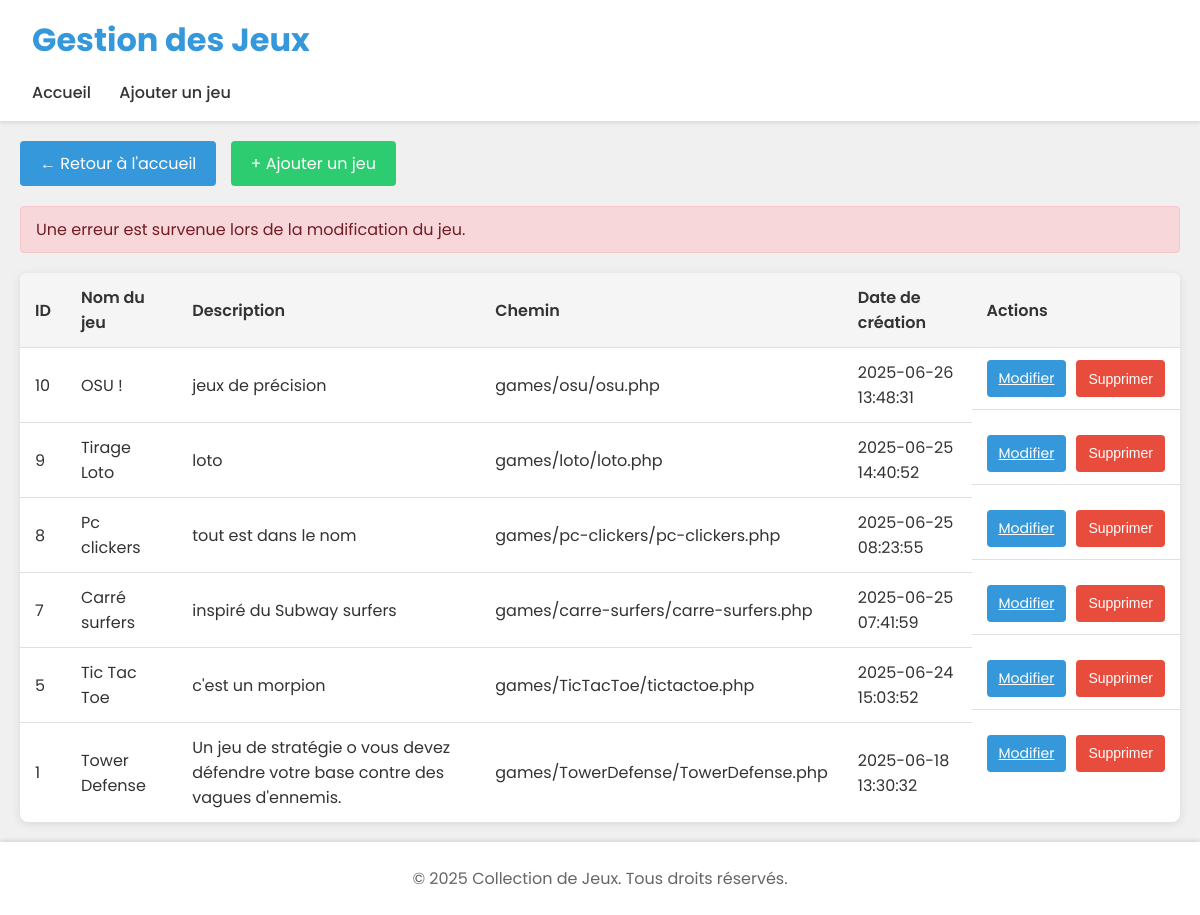
The page /gestion_jeux.php?error=edit on the database its author committed.
### tables this page shows
CREATE TABLE `games` (
  `id` int NOT NULL,
  `nom_du_jeux` varchar(100) NOT NULL,
  `description` text,
  `path` varchar(255) NOT NULL,
  `created_at` timestamp NULL DEFAULT CURRENT_TIMESTAMP
);

### src/gestion_jeux.php (the view, shortened to what this page needs)
<?php
require_once 'config.php';
$stmt = $pdo->query("SELECT * FROM games ORDER BY created_at DESC");
$games = $stmt->fetchAll(PDO::FETCH_ASSOC);
$message = '';
$message_type = '';
if (isset($_GET['error'])) {
    $message_type = 'error';
    if ($_GET['error'] === 'edit') {
        $message = 'Une erreur est survenue lors de la modification du jeu.';
    } elseif ($_GET['error'] === 'delete') {
        $message = 'Une erreur est survenue lors de la suppression du jeu.';
    }
}
?>
<!DOCTYPE html>
<html lang="fr">
<head>
    <link rel="stylesheet" href="css/style.css">
</head>
<body>
    <header class="header">
        <h1>Gestion des Jeux</h1>
        <nav class="nav">
            <a href="index.php">Accueil</a>
            <a href="formulaire/formulaire_game.html">Ajouter un jeu</a>
        </nav>
    </header>
    <main class="admin-container">
        <a href="index.php" class="home-button">← Retour à l'accueil</a>
        <a href="formulaire/formulaire_game.html" class="add-button">+ Ajouter un jeu</a>
        <?php if (!empty($message)): ?>
            <div class="message <?php echo $message_type; ?>">
                <?php echo $message; ?>
            </div>
        <?php endif; ?>
        <table class="admin-table">
            <thead>
                <tr>
                    <th>ID</th>
                    <th>Nom du jeu</th>
                    <th>Description</th>
                    <th>Chemin</th>
                    <th>Date de création</th>
                    <th>Actions</th>
                </tr>
            </thead>
            <tbody>
                <?php if (empty($games)): ?>
                    <tr>
                        <td colspan="6" style="text-align: center;">Aucun jeu trouvé</td>
                    </tr>
                <?php else: ?>
                    <?php foreach ($games as $game): ?>
                        <tr>
                            <td><?php echo htmlspecialchars($game['id']); ?></td>
                            <td><?php echo htmlspecialchars($game['nom_du_jeux']); ?></td>
                            <td><?php echo htmlspecialchars($game['description']); ?></td>
                            <td><?php echo htmlspecialchars($game['path']); ?></td>
                            <td><?php echo htmlspecialchars($game['created_at']); ?></td>
                            <td class="action-buttons">
                                <a href="edit_game.php?id=<?php echo $game['id']; ?>" class="edit-button">Modifier</a>
                                <button class="delete-button" onclick="confirmDelete(<?php echo $game['id']; ?>, '<?php echo addslashes(htmlspecialchars($game['nom_du_jeux'])); ?>')">Supprimer</button>
                            </td>
                        </tr>
                    <?php endforeach; ?>
                <?php endif; ?>
            </tbody>
        </table>
    </main>
    <footer class="footer">
        <p>© <?php echo date('Y'); ?> Collection de Jeux. Tous droits réservés.</p>
    </footer>
</body>
</html>

### src/css/style.css (style rules this page uses)
:root { --primary-color: #3498db; --primary-dark: #2980b9; --secondary-color: #2ecc71; --secondary-dark: #27ae60; --background-color: #f0f0f0; --card-background: white; --text-color: #333; --card-title-color: #2c3e50; }
body { font-family: 'Poppins', Arial, sans-serif; margin: 0; padding: 0; background-color: var(--background-color); color: var(--text-color); min-height: 100vh; display: flex; flex-direction: column; }
.header { background-color: var(--card-background); box-shadow: 0 2px 4px rgba(0,0,0,0.1); padding: 1rem 2rem; }
.header h1 { margin: 0; color: var(--primary-color); font-size: 2rem; }
.nav { margin-top: 1rem; }
.nav a { color: var(--text-color); text-decoration: none; margin-right: 1.5rem; font-weight: 500; }
main { flex: 1; padding: 2rem; }
.footer { background-color: var(--card-background); padding: 1.5rem; text-align: center; margin-top: auto; box-shadow: 0 -2px 4px rgba(0,0,0,0.1); }
.footer p { margin: 0; color: #666; }

### src/gestion_jeux.php (style rules this page uses)
.admin-container { max-width: 1200px; margin: 0 auto; padding: 20px; }
.admin-table { width: 100%; border-collapse: collapse; margin-top: 20px; background-color: #fff; box-shadow: 0 2px 10px rgba(0,0,0,0.1); border-radius: 8px; overflow: hidden; }
.admin-table th, .admin-table td { padding: 12px 15px; text-align: left; border-bottom: 1px solid #e0e0e0; }
.admin-table th { background-color: #f5f5f5; font-weight: 600; }
.admin-table tr:last-child td { border-bottom: none; }
.action-buttons { display: flex; gap: 10px; }
.edit-button, .delete-button { padding: 8px 12px; border: none; border-radius: 4px; cursor: pointer; font-size: 14px; transition: background-color 0.2s; }
.edit-button { background-color: #3498db; color: white; }
.delete-button { background-color: #e74c3c; color: white; }
.message { padding: 10px 15px; margin-bottom: 20px; border-radius: 4px; }
.error { background-color: #f8d7da; color: #721c24; border: 1px solid #f5c6cb; }
.home-button { display: inline-block; margin-bottom: 20px; padding: 10px 20px; background-color: #3498db; color: white; text-decoration: none; border-radius: 4px; transition: background-color 0.2s; }
.add-button { display: inline-block; margin-left: 10px; padding: 10px 20px; background-color: #2ecc71; color: white; text-decoration: none; border-radius: 4px; transition: background-color 0.2s; }

### rows shown on the page
games: id "10", nom_du_jeux "OSU !", description "jeux de précision", path "games/osu/osu.php", created_at "2025-06-26 13:48:31"
games: id "9", nom_du_jeux "Tirage Loto", description "loto", path "games/loto/loto.php", created_at "2025-06-25 14:40:52"
games: id "8", nom_du_jeux "Pc clickers", description "tout est dans le nom", path "games/pc-clickers/pc-clickers.php", created_at "2025-06-25 08:23:55"
games: id "7", nom_du_jeux "Carré surfers", description "inspiré du Subway surfers", path "games/carre-surfers/carre-surfers.php", created_at "2025-06-25 07:41:59"
games: id "5", nom_du_jeux "Tic Tac Toe", description "c'est un morpion", path "games/TicTacToe/tictactoe.php", created_at "2025-06-24 15:03:52"
games: id "1", nom_du_jeux "Tower Defense", description "Un jeu de stratégie o vous devez défendre votre base contre des vagues d'ennemis.", path "games/TowerDefense/TowerDefense.php", created_at "2025-06-18 13:30:32"

### other values the page prints
$message "Une erreur est survenue lors de la modification du jeu."
